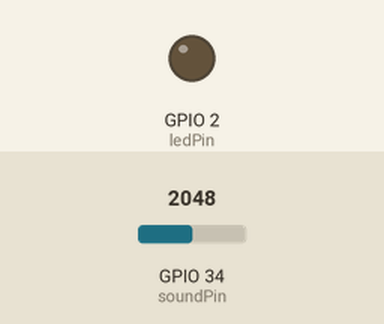
Recording of a sketch running on a simulated ESP32. Shown: output pins drawn as LEDs (lit = HIGH). The inputs (shaded band) are chosen by the test bench; at power-on: GPIO 34 (soundPin) = 2048. WiFi joins after 1.5 s; servers stay silent unless stated; uploads are accepted with an empty reply; what the sketch prints to the serial monitor is not drawn.

Above: at 0.1 s.
At 3.1 s:
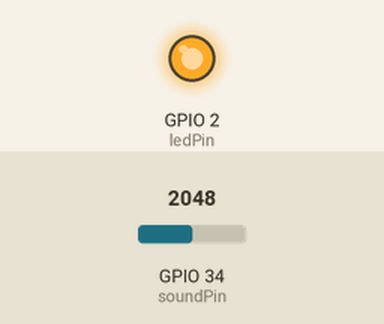
Timing chart, 0 to 4.6 s (numbered marks = the images above):
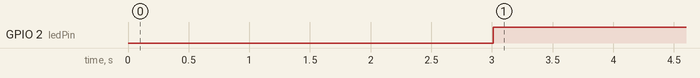

Measured:
- by itself, GPIO 2 (ledPin): LOW → HIGH at 3.0 s

The sketch:

MQ2_esp32_webserver.ino
```cpp
#include <WiFi.h>
#include <HTTPClient.h>

const char WIFI_SSID[] = "Gabing PisoWiFi";
const char WIFI_PASSWORD[] = "";
const int soundPin = 34;   // GPIO pin connected to the sound sensor
const int ledPin = 2;      // ESP32 onboard LED pin
int soundVal;              // sound sensor readings

unsigned long lastRequestTime = 0;  // Variable to store the last time HTTP request was sent
unsigned long lastBelowThresholdTime = 0; // Variable to store the last time sound value was below threshold
bool thresholdExceeded = false;  // Flag to indicate if threshold is exceeded

String HOST_NAME = "http://afas.atwebpages.com"; // change to your PC's IP address
String PATH_NAME   = "/dashboard/db/alert.php?";
String LATITUDE             = "latitude=";
String LATITUDE_VALUE       = "6.07349&";
String LONGITUDE            = "&longitude=";
String LONGITUDE_VALUE      = "125.13165&";
String LABEL                = "&label=";
String LABEL_VALUE          = "Placeda,%20Calumpang&";
String BARANGAY_CODE        = "&barangay_code=";
String BARANGAY_CODE_VALUE  = "13&";

void setup() {
  pinMode(soundPin, INPUT);
  pinMode(ledPin, OUTPUT);
  Serial.begin(9600);

  WiFi.begin(WIFI_SSID, WIFI_PASSWORD);
  Serial.println("Connecting");
  while(WiFi.status() != WL_CONNECTED) {
    delay(1000);
    Serial.print(".");
  }

  Serial.println("");
  Serial.print("Connected to WiFi network with IP Address: ");
  Serial.println(WiFi.localIP());
}

void loop() {
  // Read the sound sensor
  soundVal = analogRead(soundPin);

  // Print sound value to serial
  Serial.println(soundVal);

  // If sound level is above a threshold, indicate a clap
  if (soundVal > 500 && !thresholdExceeded) {
    thresholdExceeded = true; // Set the flag to true
    lastRequestTime = millis(); // Record the time
  }

  // Check if the threshold was exceeded for 5 seconds
  if (thresholdExceeded && millis() - lastRequestTime >= 1000) {
    digitalWrite(ledPin, HIGH); // Turn ON ESP32 onboard LED

    // Send coordinates to the web server
    HTTPClient http;
    http.begin(HOST_NAME + PATH_NAME + LATITUDE + LATITUDE_VALUE + LONGITUDE + LONGITUDE_VALUE + LABEL + LABEL_VALUE + BARANGAY_CODE + BARANGAY_CODE_VALUE);
    int httpCode = http.GET();

    // httpCode will be negative on error
    if (httpCode > 0) {
      // file found at server
      if (httpCode == HTTP_CODE_OK) {
        String payload = http.getString();
        Serial.println(payload);
      } else {
        // HTTP header has been send and Server response header has been handled
        Serial.printf("[HTTP] GET... code: %d\n", httpCode);
      }
    } else {
      Serial.printf("[HTTP] GET... failed, error: %s\n", http.errorToString(httpCode).c_str());
    }

    http.end();

    // Reset the flag
    thresholdExceeded = false;
  }

  // If the sound level is below the threshold
  if (!thresholdExceeded) {
    // Record the time when it was last below threshold
    lastBelowThresholdTime = millis();
  }

  // If it has been below threshold for 5 seconds, turn off LED
  if (!thresholdExceeded && millis() - lastBelowThresholdTime >= 5000) {
    digitalWrite(ledPin, LOW);
  }
}
```
